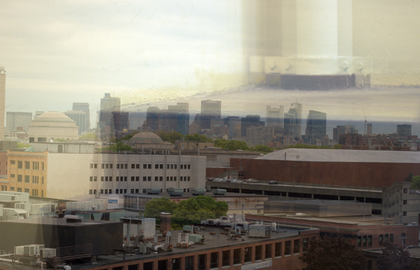
%> input picture code/removing/A9RF22E.png, 420 x 270 px, shrunk from 560 x 360 before the run
$ octave demo_real_deghost.m   (GNU Octave 9; MATLAB toolbox functions it lacks are replaced by stand-ins)
%> lines starting %> are read from the running program, lines starting %| are printed output that depends on the picture
### code/removing/estKernel.m
function [dx, dy, c] =  estKernel(I)
%% estimate the shift [dx dy] and the attenuation c
dim = ndims(I);
%> dim = 3
if dim == 3
    I = rgb2gray(I);
%> I: size 270x420 double
end
% Laplacian = [0 -1 0; -1 4 -1; 0 -1 0];
% resp = imfilter(I, Laplacian); % extract edge

hy = fspecial('sobel');
hx = hy';
Iy = imfilter(double(I), hy, 'replicate');
Ix = imfilter(double(I), hx, 'replicate');
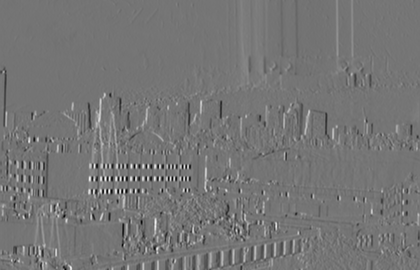
%> Ix: size 270x420 double; min -1.27, max 1.49, mean 0.00309; drawn with min black and max white
gI = sqrt(Ix.^2+Iy.^2);
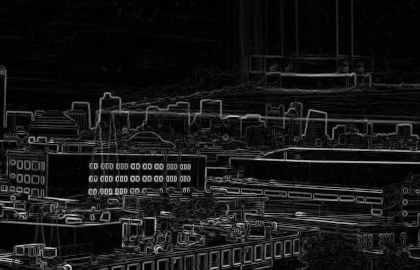
%> gI: size 270x420 double; min 6.9e-05, max 1.86, mean 0.166; drawn with min black and max white
resp = gI;
resp(abs(resp)>0.2) = 0;      % eliminate the strong edge that are likely
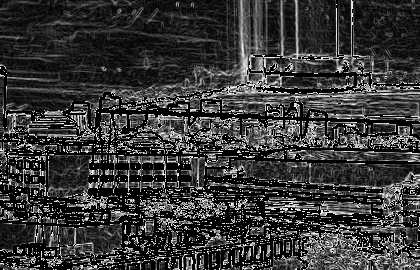
%> resp: size 270x420 double; min 0, max 0.2, mean 0.0444; drawn with min black and max white
                           % belong to transmission layer)

auto_corr = xcorr2(abs(resp), abs(resp));
bdry = min(size(I))/2;         % eliminate the autocorrelation in boundary
%> bdry = 135
                               % which is not accuracy
auto_corr = auto_corr(1+bdry:end-bdry, 1+bdry:end-bdry);
%> auto_corr: size 269x569 double

max_1 = ordfilt2(auto_corr, 25, true(5));

center = ceil(size(auto_corr)/2);
%> center = [135 285]
auto_corr(center(1) - 6 : center(1) + 6, center(2) - 6 : center(2) + 6) = 0; % remove the autocorrelation in the neighbour of center for the edge have width
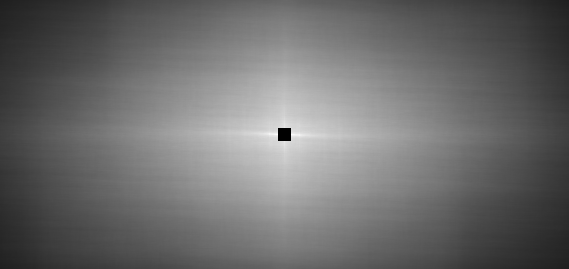
%> auto_corr: size 269x569 double; min 0, max 278.8, mean 118.3; drawn with min black and max white

a = (auto_corr == max_1);
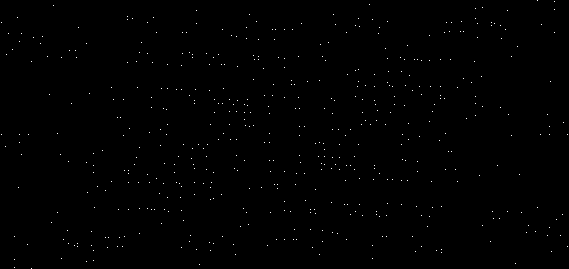
%> a: size 269x569 logical; 0.34% white in thin lines or dots
r = 5;
mask = zeros(2*r+1);
for i = 1:2*r+1
    for j = 1:2*r+1
        if (i-r-1)^2+(j-r-1)^2 <= r*r
            mask(i,j) = 1;
        end
    end
end
fa = imfilter(double(a),mask);
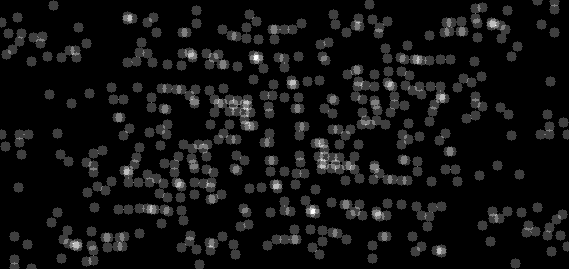
%> fa: size 269x569 double; min 0, max 4, mean 0.275; drawn with min black and max white
faa = fa.*a;
candidates = find(faa == 1);
%> candidates = 392 values from 292 to 152770
candidates_val = auto_corr(candidates);
%> candidates_val = 392 values, max 266 at index 185, min 39.97 at index 9, mean 131.9

cur_max = 0;
dy = 0;
dx = 0;
offset = (size(auto_corr)+1)/2;
%> offset = [135 285]
for i = 1 : length(candidates)
    if (candidates_val(i) >= cur_max)
        [dy, dx] = ind2sub(size(auto_corr), candidates(i));
        dy = dy - offset(1);
        dx = dx - offset(2);
        cur_max = candidates_val(i);
    end
end
%> this loop made 392 passes
%> (dy, dx, cur_max) on passes 1, 2, 13, 18, 28, 43, 49, 56: (-112, -283, 42.31), (0, -283, 71.17), (0, -265, 81.59), (0, -256, 86.96), (-1, -227, 105.9), (28, -198, 111.9), (19, -191, 119.4), (16, -182, 126.4)
%> after the loop, cur_max = 266; dx = 15; dy = 1
dx = ceil(dx);
dy = ceil(dy);
c = estAttenuation(I, dx, dy);

### code/removing/estAttenuation.m
function c = estAttenuation(I, dx, dy)
%> called with dx = 15, dy = 1
% estimate the attenuation c of double reflection with shift [dx dy]
if size(I,3)~=1
    I = rgb2gray(I);
end
cns = corner(I);
%> cns = 200 rows, first 12: [111 193; 156 250; 118 193; 110 191; 121 193; 133 178; 123 178; 107 178; 157 178; 95 191; 125 191; 106 191]
hw = 18;
% m = [];
score = zeros(size(cns,1),1);
attn = score*0;
%> attn = 200 values from 0 to 0
w = score*0;
%> w = 200 values from 0 to 0
for i = 1 : size(cns,1)
    p1 = get_patch(I, cns(i,1), cns(i,2), hw);
    p2 = get_patch(I, cns(i,1) + dx, cns(i,2) + dy, hw);
    if ~isempty(p1) && ~isempty(p2)
        p1 = p1(:); p2 = p2(:);
        p1 = p1 - mean(p1); p2 = p2 - mean(p2);
        score(i) = sum(p1.*p2)/sum(p1.^2).^0.5/sum(p2.^2).^0.5;
        attn(i) = (max(p2)-min(p2))/(max(p1)-min(p1));
        if (attn(i) < 1) && ( attn(i) > 0)
            w(i) = exp(-score(i)/(2*0.2^2));
        end
    end
end
%> this loop made 200 passes
%> pass 2, in get_patch (call 4), `p=I(y-hw:y+hw, x-hw:x+hw);`:
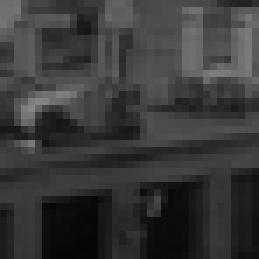
%> p: size 37x37 double (shown 7 times larger); min 0.0236, max 0.532, mean 0.223
%> after the loop, attn = 200 values, max 1.55 at index 99, min 0 at index 25, mean 0.837; score = 200 values, max 0.962 at index 158, min -0.0816 at index 134, mean 0.396; w = 200 values, max 2.77 at index 134, min 0 at index 2, mean 0.0253
c = sum(w.*attn)/sum(w);
%> c = 0.858


function p = get_patch(I, x, y, hw)
if (x>hw)&&(x<size(I,2)-hw)&&(y>hw)&&(y<size(I,1)-hw)
    p=I(y-hw:y+hw, x-hw:x+hw);
else
    p=[];
end

### code/removing/genKernel.m
function k = genKernel(dx,dy,c)
%% genKernel(dx,dy,c) generate the kernel of shift (dx dy) and
%  attenuation ratio c

center = [abs(dy),abs(dx)]+1;

k = zeros(2*center(1)-1,2*center(2)-1);
k(center(1),center(2)) = 1;
k(center(1)+dy,center(2)+dx) = c;

### code/removing/demo_real_deghost.m
clear;
close all;
% clc;
%
%  min 0.5*||I-T-R*k||_2^2 + lambda*||WT||_1 + beta*||WR||_1
%  T,R
addpath('swt')
test_case = 'A9RF22E.png';

I = im2double((imread(test_case)));

[dx,dy,c] = estKernel(I);
%> dx = 15; dy = 1; c = 0.858
save([test_case(1:end-4),'.mat'],'dx','dy','c');
% load([test_case(1:end-4),'.mat']);
configs.dx = dx;
%> configs.dx = 15
configs.dy = dy;
%> configs.dy = 1
configs.c = c;
%> configs.c = 0.858
figure,imshow(I);
[h,w,ch] = size(I);
%> h = 270; w = 420; ch = 3

k = genKernel(dx,dy,c);
%> in genKernel, `center = [abs(dy),abs(dx)]+1;`: center = [2 16]
%> k = 31 columns, first 8: [0 0 0 0 0 0 0 0; 0 0 0 0 0 0 0 0; 0 0 0 0 0 0 0 0]

figure,imshow(k)
configs.h = h;
%> configs.h = 270
configs.w = w;
%> configs.w = 420
configs.ch = ch;
%> configs.ch = 3
configs.num_px = h*w;
%> configs.num_px = 113400

initT = ['initT_',test_case];
initR = ['initR_',test_case];

%> (the run ends here)
